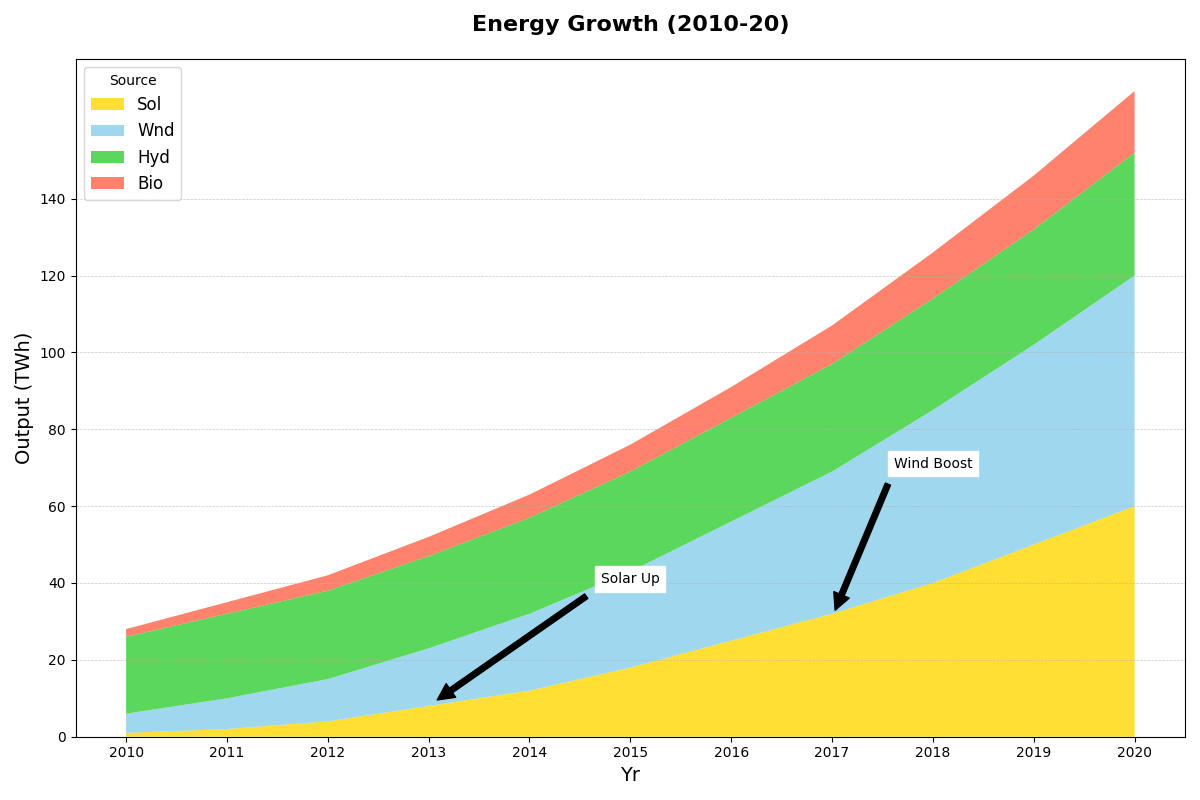

Write Python code to recreate this figure.
import matplotlib.pyplot as plt
import numpy as np

years = np.arange(2010, 2021)

solar = np.array([1, 2, 4, 8, 12, 18, 25, 32, 40, 50, 60])
wind = np.array([5, 8, 11, 15, 20, 25, 31, 37, 45, 52, 60])
hydro = np.array([20, 22, 23, 24, 25, 26, 27, 28, 29, 30, 32])
biomass = np.array([2, 3, 4, 5, 6, 7, 8, 10, 12, 14, 16])

energy_sources = np.vstack([solar, wind, hydro, biomass])

fig, ax = plt.subplots(figsize=(12, 8))
ax.stackplot(years, energy_sources, labels=['Sol', 'Wnd', 'Hyd', 'Bio'],
             colors=['#FFD700', '#87CEEB', '#32CD32', '#FF6347'], alpha=0.8)

ax.set_title('Energy Growth (2010-20)', fontsize=16, fontweight='bold', pad=20)
ax.set_xlabel('Yr', fontsize=14)
ax.set_ylabel('Output (TWh)', fontsize=14)

ax.legend(loc='upper left', fontsize=12, title='Source')

ax.set_xticks(years)
ax.set_yticks(np.arange(0, 141, 20))

ax.yaxis.grid(True, linestyle='--', linewidth=0.5, alpha=0.7)

ax.annotate('Solar Up', xy=(2013, 8), xytext=(2015, 40),
            arrowprops=dict(facecolor='black', shrink=0.05),
            fontsize=10, ha='center', backgroundcolor='white')

ax.annotate('Wind Boost', xy=(2017, 31), xytext=(2018, 70),
            arrowprops=dict(facecolor='black', shrink=0.05),
            fontsize=10, ha='center', backgroundcolor='white')

plt.tight_layout()
plt.show()
